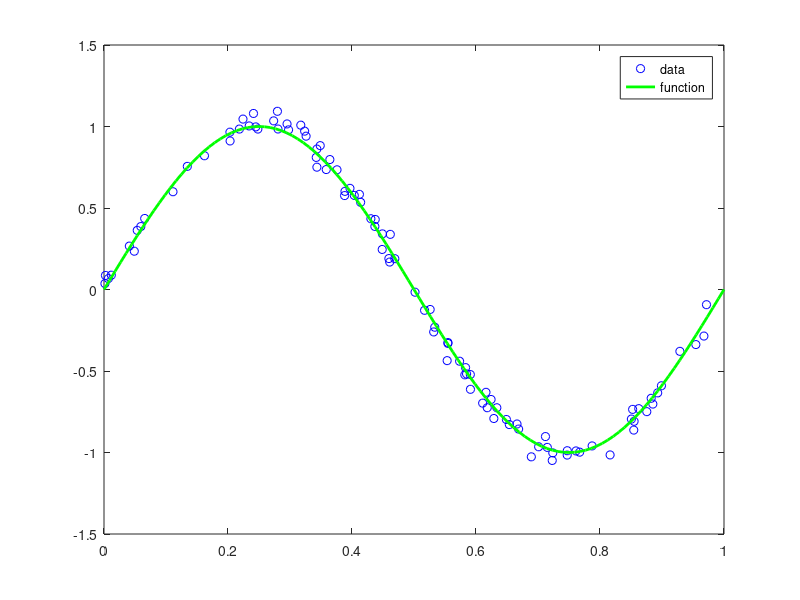

This figure's MATLAB source: (Note: this script raises an error after producing the figure.)
%% Automatic Relevance Determination

% Load Dataset
load ionstart.mat;

% Generate the data set.
ndata = 100;
noise = 0.05;
x1 = rand(ndata, 1) + 0.002*randn(ndata, 1);
x2 = x1 + 0.02*randn(ndata, 1);
x3 = 0.5 + 0.2*randn(ndata, 1);
x = [x1, x2, x3];
t = sin(2*pi*x1) + noise*randn(ndata, 1);

% Plot the data and the original function.
h = figure;
plotvals = linspace(0, 1, 200)';
plot(x1, t, 'ob')
hold on
axis([0 1 -1.5 1.5])
[fx, fy] = fplot('sin(2*pi*x)', [0 1]);
plot(fx, fy, '-g', 'LineWidth', 2);
legend('data', 'function');



% Set up network parameters.
nin = 3;			% Number of inputs.
nhidden = 2;			% Number of hidden units.
nout = 1;			% Number of outputs.
aw1 = 0.01*ones(1, nin);	% First-layer ARD hyperparameters.
ab1 = 0.01;			% Hyperparameter for hidden unit biases.
aw2 = 0.01;			% Hyperparameter for second-layer weights.
ab2 = 0.01;			% Hyperparameter for output unit biases.
beta = 50.0;			% Coefficient of data error.

% Create and initialize network.
prior = mlpprior(nin, nhidden, nout, aw1, ab1, aw2, ab2);
net = mlp(nin, nhidden, nout, 'linear', prior, beta);

% Set up vector of options for the optimiser.
nouter = 2;			% Number of outer loops
ninner = 10;		        % Number of inner loops
options = zeros(1,18);		% Default options vector.
options(1) = 1;			% This provides display of error values.
options(2) = 1.0e-7;	% This ensures that convergence must occur
options(3) = 1.0e-7;
options(14) = 300;		% Number of training cycles in inner loop. 

% Train using scaled conjugate gradients, re-estimating alpha and beta.
for k = 1:nouter
  net = netopt(net, options, x, t, 'scg');
  [net, gamma] = evidence(net, x, t, ninner);
  fprintf(1, '\n\nRe-estimation cycle %d:\n', k);
  disp('The first three alphas are the hyperparameters for the corresponding');
  disp('input to hidden unit weights.  The remainder are the hyperparameters');
  disp('for the hidden unit biases, second layer weights and output unit')
  disp('biases, respectively.')
  fprintf(1, '  alpha =  %8.5f\n', net.alpha);
  fprintf(1, '  beta  =  %8.5f\n', net.beta);
  fprintf(1, '  gamma =  %8.5f\n\n', gamma);
  disp(' ')
  disp('Press any key to continue.')
  pause
end

% Plot the function corresponding to the trained network.
figure(h); hold on;
[y, z] = mlpfwd(net, plotvals*ones(1,3));
plot(plotvals, y, '-r', 'LineWidth', 2)
legend('data', 'function', 'network');


